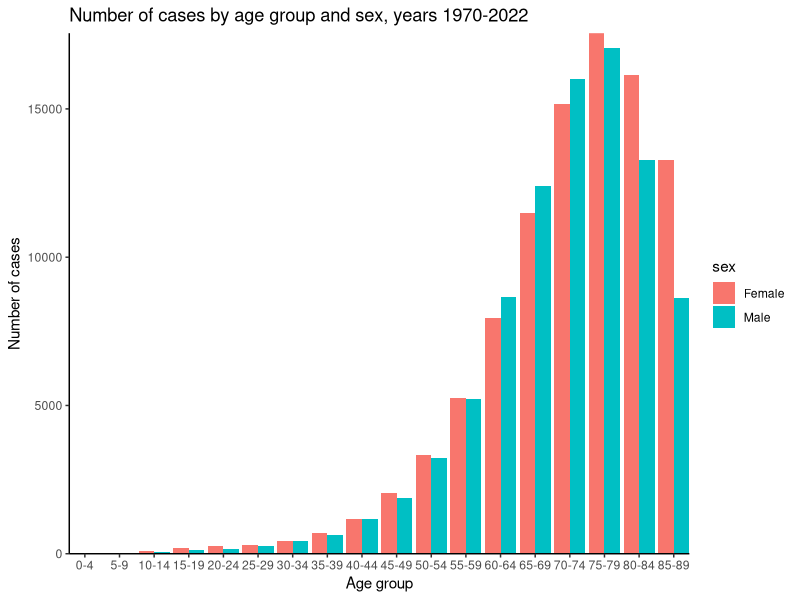
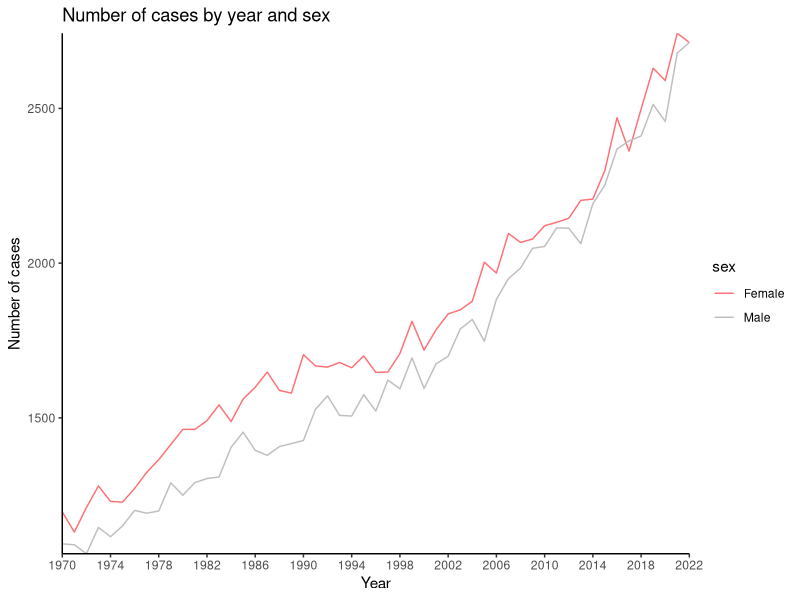
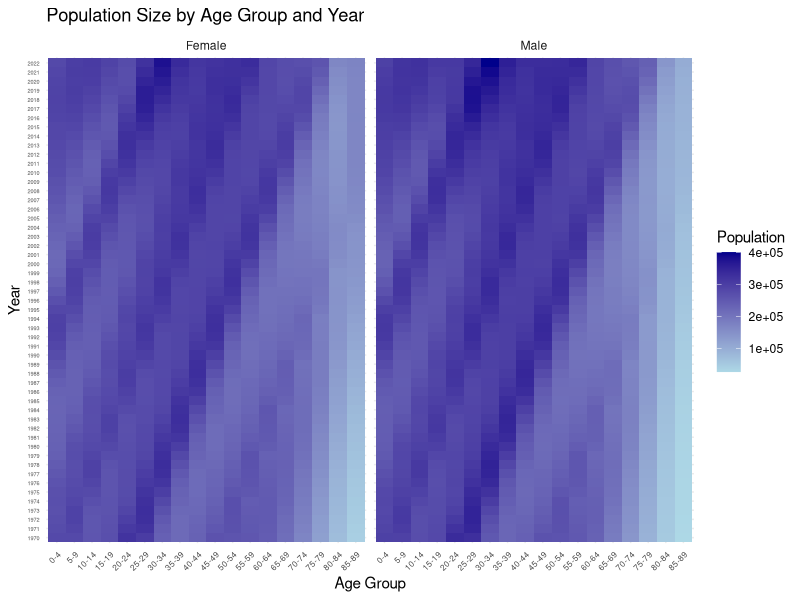
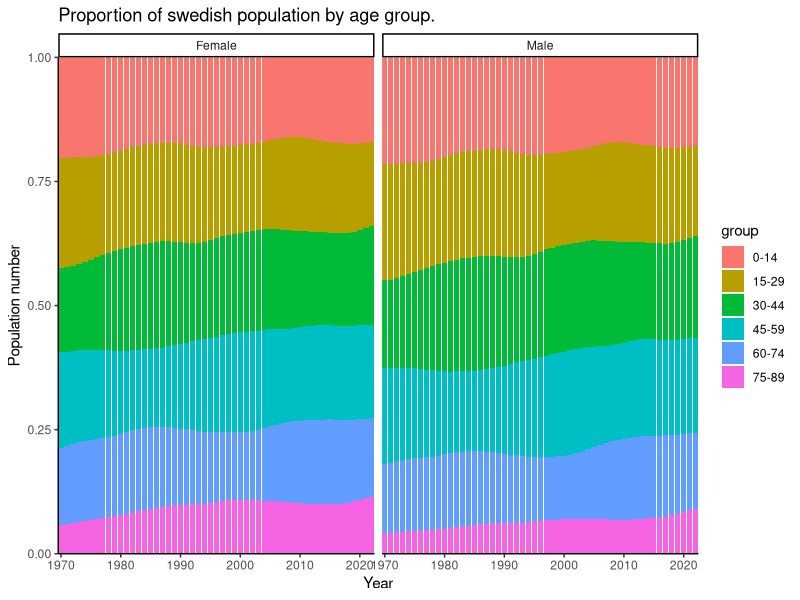
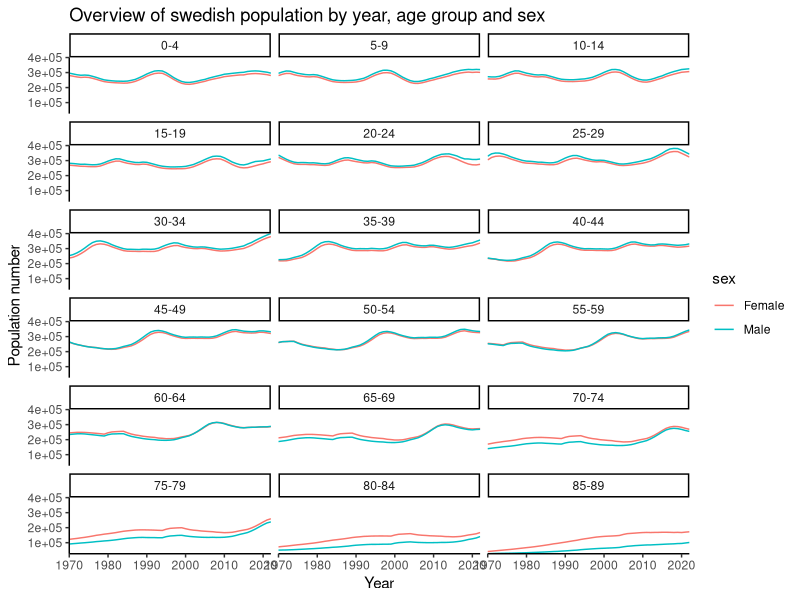
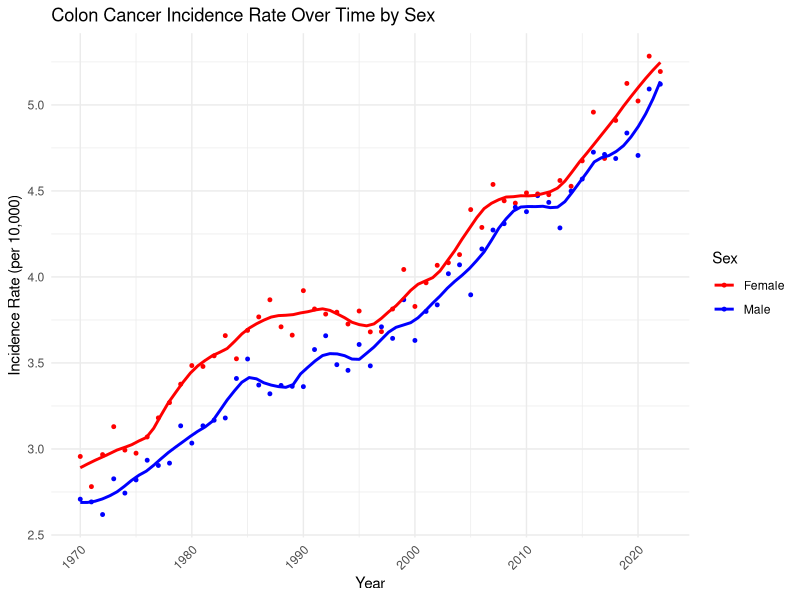
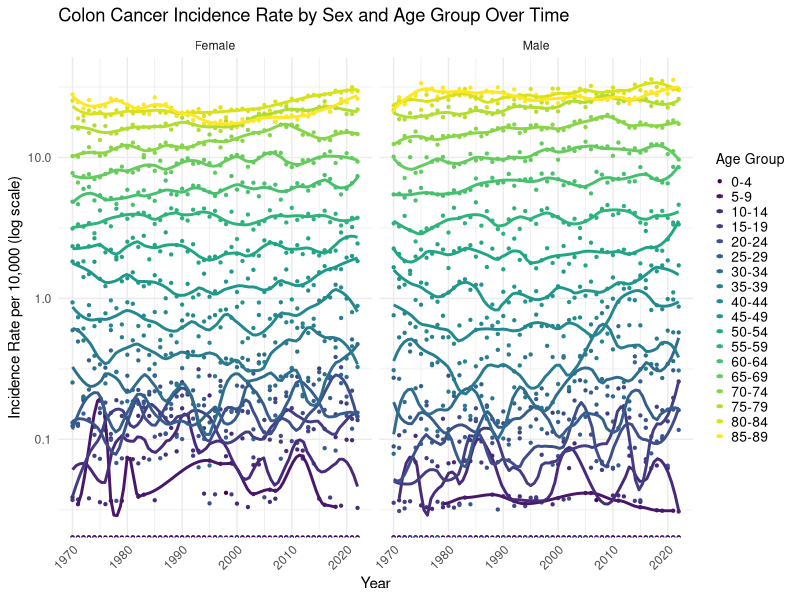
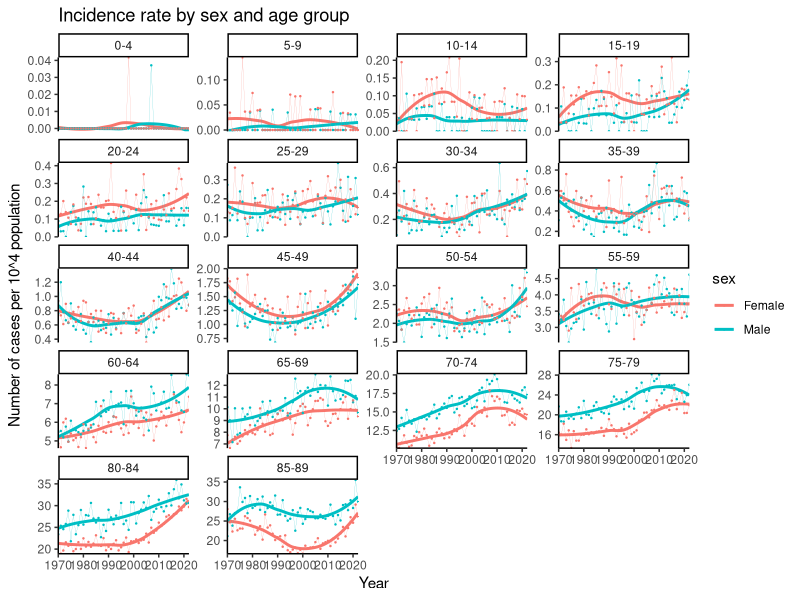

The R source for these figures, in order:
## ---- chunk 1
knitr::opts_chunk$set(warning = FALSE, message = FALSE) 
## ---- chunk 2
library(readr)
library(tidyverse)
library(ggplot2)
library(splines)
## ---- chunk 3
cases <- readr::read_tsv("cases.tsv")
population <- readr::read_tsv("population.tsv")
## ---- chunk 4
cases %>% summary()
# order agegroups 
factor_groups <- cases %>% pull(agegroup) %>% unique()
cases <- cases %>% mutate(agegroup = factor(agegroup, levels = factor_groups)) 
## ---- chunk 5
cases %>% pull(agegroup) %>% unique()
## ---- chunk 6
cases %>% pull(sex) %>% unique()
## ---- chunk 7
cases %>% 
  group_by(agegroup,sex) %>% 
  summarize(n = sum(n)) %>% 
  ungroup() %>% 
  ggplot(aes(x = agegroup, y = n, fill = sex)) +
  geom_bar(stat = "identity", position=position_dodge()) +
  # scale_fill_manual(values=c("#FF7074", 
  #                            "gray"))+
  theme_classic() + 
  coord_cartesian(expand = FALSE) + 
  # add labels and title
  ggtitle("Number of cases by age group and sex, years 1970-2022") +
  xlab("Age group") + ylab("Number of cases")
## ---- chunk 8
cases %>% 
  group_by(year,sex) %>% 
  summarize(n = sum(n)) %>% 
  ungroup() %>% 
  ggplot(aes(x = year, y = n, col = sex)) +
  #geom_point() +
  stat_summary(geom="line")+
  scale_color_manual(values=c("#FF7074", 
                            "gray"))+
  theme_classic() + 
  coord_cartesian(expand = FALSE) + 
  scale_x_continuous(lim = c(1970, 2022), breaks = c(seq(1970, 2022, by = 4)))+
  # add labels and title
  ggtitle("Number of cases by year and sex") +
  xlab("Year") + ylab("Number of cases")
## ---- chunk 9
head(population)
summary(population)
## ---- chunk 10
# Compare age groups
all(unique(cases$agegroup) %in% unique(population$agegroup))

# Compare calendar years
all(unique(cases$year) %in% unique(population$year))
## ---- chunk 11
data_population <- readr::read_tsv("population.tsv")
data_population$agegroup <- factor(data_population$agegroup, levels = c("0-4", "5-9", "10-14", "15-19", 
                                                              "20-24", "25-29", "30-34", "35-39", 
                                                              "40-44", "45-49", "50-54", "55-59", 
                                                              "60-64", "65-69", "70-74", "75-79", 
                                                              "80-84", "85-89"))

# Summarize total cases by year and sex
population_by_year_sex <- data_population %>%
  group_by(year, sex) %>%
  summarize(total_cases = sum(n_pop, na.rm = TRUE), .groups = "drop")

# Heatmap of population size
ggplot(data_population, aes(x = agegroup, y = factor(year), fill = n_pop)) +
  geom_tile() +
  facet_wrap(~sex) +  # Separate plots for males and females
  scale_fill_gradient(low = "lightblue", high = "darkblue", name = "Population") +
  labs(
    title = "Population Size by Age Group and Year",
    x = "Age Group",
    y = "Year"
  ) +
  theme_minimal() +
  theme(
    axis.text.x = element_text(size = 6, angle = 45, hjust = 1),  # Smaller x-axis text
    axis.text.y = element_text(size = 4)                         # Smaller y-axis text
  )
## ---- chunk 12
population <- population %>%  mutate(agegroup = factor(agegroup, levels = factor_groups)) 
## ---- chunk 13
population %>%
  mutate(group = case_when(
    agegroup %in% factor_groups[1:3] ~ "0-14",
    agegroup %in% factor_groups[4:6] ~ "15-29",
    agegroup %in% factor_groups[7:9] ~ "30-44",
    agegroup %in% factor_groups[10:12] ~ "45-59",
    agegroup %in% factor_groups[13:15] ~ "60-74",
    agegroup %in% factor_groups[16:18] ~ "75-89",
    TRUE ~ NA
    )
    ) %>%
  ggplot(aes(x = year, y = n_pop, fill = group)) +
  facet_wrap(~sex, ncol = 2) +
  geom_bar(position="fill", stat="identity") +
  theme_classic() +
  coord_cartesian(expand = FALSE) +
  # add labels and title
  ggtitle("Proportion of swedish population by age group.") +
  xlab("Year") + ylab("Population number")
## ---- chunk 14
population %>%
  ggplot(aes(x = year, y = n_pop, color = sex)) +
  facet_wrap(~agegroup, ncol = 3) +
  stat_summary(geom="line")+
  theme_classic() +
  coord_cartesian(expand = FALSE) +
  # add labels and title
  ggtitle("Overview of swedish population by year, age group and sex") +
  xlab("Year") + ylab("Population number")
## ---- chunk 15
# merging datasets
cases_pop <- cases %>% left_join(population) 
## ---- chunk 16
cases_pop %>% head()
## ---- chunk 17
# cases by year and sex
cases_ys <- cases %>% 
  group_by(year, sex) %>% 
  summarize(n = sum(n)) %>% 
  ungroup()

# population by year and sex
population_ys <- population %>% 
  group_by(year, sex) %>% 
  summarize(n_pop = sum(n_pop)) %>% 
  ungroup()

merged <- cases_ys %>% 
  left_join(population_ys) 
## ---- chunk 18
# rate per hundred thousand population, dataset with age
cases_pop <- cases_pop %>% 
  # rate per 10^4 population
  mutate(rate = 10^4 * n/n_pop)

# rate per ten thousand population, dataset without age
# create dataset without age variable
cases_pop_ys <- merged %>% 
    # rate per 10^4 population
  mutate(rate = 10^4 * n/n_pop)
## ---- chunk 19
# Merge the cases and population data
merged_data <- cases %>%
  inner_join(data_population, by = c("year", "agegroup", "sex"))

# Summarize the total cases and population size by year and sex
summary_data <- merged_data %>%
  group_by(year, sex) %>%
  summarize(
    total_cases = sum(n, na.rm = TRUE),
    total_population = sum(n_pop, na.rm = TRUE),
    .groups = "drop"
  )

## ---- chunk 20
# Calculate incidence rate for detailed data
merged_data <- merged_data %>%
  mutate(incidence_rate = n / n_pop * 10000)  # Rate per 10000 people

# Calculate incidence rate for summarized data
summary_data <- summary_data %>%
  mutate(incidence_rate = total_cases / total_population * 10000)  # Rate per 10000 people
## ---- chunk 21
# Plot incidence rate over time with smoother (separately for males and females)
ggplot(summary_data, aes(x = year, y = incidence_rate, color = sex)) +
  geom_point(size = 1) +  # Points for visibility
  geom_smooth(method = "loess", span = 0.2, se = FALSE, linetype = "solid") +  # Smoothing with LOESS
  scale_color_manual(values = c("Male" = "blue", "Female" = "red")) +
  labs(
    title = "Colon Cancer Incidence Rate Over Time by Sex",
    x = "Year",
    y = "Incidence Rate (per 10,000)",
    color = "Sex"
  ) +
  theme_minimal() +
  theme(axis.text.x = element_text(angle = 45, hjust = 1))
## ---- chunk 22
# Plot incidence rates over time by sex and age group with smoothed lines
ggplot(merged_data, aes(x = year, y = incidence_rate, color = agegroup, group = agegroup)) +
  geom_point(size = .8) +  # Points for visibility
  scale_y_log10() +
  geom_smooth(method = "loess", span = 0.2, se = FALSE, linetype = "solid") +  # Smoothing with LOESS
  facet_wrap(~sex) +  # Separate plots for males and females
  scale_color_viridis_d(name = "Age Group") +  # Use viridis color scale for age groups
  labs(
    title = "Colon Cancer Incidence Rate by Sex and Age Group Over Time",
    x = "Year",
    y = "Incidence Rate per 10,000 (log scale)",
    color = "Age Group"
  ) +
  theme_minimal() +
  theme(axis.text.x = element_text(angle = 45, hjust = 1)) +
  theme(
    axis.text.x = element_text(angle = 45, hjust = 1),
    legend.key.size = unit(.2, "cm"),  # Reduce size of legend keys (symbols)
    legend.text = element_text(size = 10),  # Reduce size of legend text
    legend.title = element_text(size = 10)  # Adjust size of legend title
  ) 
## ---- chunk 23
cases_pop %>% 
  ggplot(aes(x = year, y = rate, color = sex)) +
  facet_wrap(~ agegroup , ncol = 4, scales = "free_y") +
  # smooth the curve
  geom_smooth(se = FALSE) +
  # non smoothed data
  geom_point(size = 0.2) +
  stat_summary(geom="line", size = 0.05) +
  theme_classic() + 
  coord_cartesian(expand = FALSE) + 
  #scale_x_continuous(lim = c(1970, 2022), breaks = c(seq(1970, 2022, by = 4))) +
  # add labels and title
  ggtitle(paste("Incidence rate by sex and age group")) + 
  xlab("Year") + ylab("Number of cases per 10^4 population") 
  
## ---- chunk 24
poisson_model <- cases_pop_ys %>%  
  glm(formula = n ~ year + sex + offset(log(n_pop)), family = "poisson")
summary(poisson_model)
## ---- chunk 25
toplot <- cases_pop_ys %>% 
  add_column(fitted = poisson_model$fitted.values) %>% 
  mutate(fitted_rate = 10^4* fitted/n_pop)

toplot %>% 
  pivot_longer(cols = c(rate, fitted_rate), names_to = "type") %>% 
  ggplot(aes(x = year, y = value)) +
  geom_point(aes(color = type), size = 0.5) +
  facet_wrap(~sex, ncol = 2) +
  theme_classic() + 
  coord_cartesian(expand = FALSE) + 
  #scale_x_continuous(lim = c(1970, 2022), breaks = c(seq(1970, 2022, by = 4))) +
  # add labels and title
  ggtitle("Incidence rate by year and sex, fitted and observed values") +
  xlab("Year") + ylab("Number of cases per 10^4 population") 
## ---- chunk 26
# Extract model coefficients 
coefficients <- coef(poisson_model) 
intercept <- coefficients["(Intercept)"] 
year_coeff <- coefficients["year"] 
sex_coeff <- coefficients["sexMale"]

# Calculate log incidence rate and incidence rate for 1970 and 2020
incidence_1970_male <- exp(intercept + year_coeff * 1970 + sex_coeff)
incidence_1970_female <- exp(intercept + year_coeff * 1970 )
incidence_2020_male <- exp(intercept + year_coeff * 2020 + sex_coeff) 
incidence_2020_female <- exp(intercept + year_coeff * 2020)

# Print results
incidence_1970_male
## ---- chunk 27
incidence_1970_female
## ---- chunk 28
incidence_2020_male
## ---- chunk 29
incidence_2020_female
## ---- chunk 30
poisson_model_age <- cases_pop %>% 
  mutate(agegroup = factor(agegroup, levels = factor_groups)) %>% 
  glm(formula = n ~ year*sex + year*agegroup + agegroup * sex + offset(log(n_pop)), family = "poisson")

# View the summary of the model
summary(poisson_model_age)
## ---- chunk 31
# Extract model coefficients
coefficients <- coef(poisson_model_age)

# males
rate_1970_male <- exp( 
  #intercept 
  coefficients["(Intercept)"] +
  #year
  coefficients["year"] * 1970 +
  #male
  coefficients["sexMale"] * 1 +
  #age 70-74
  coefficients["agegroup70-74"] * 1 +
  # year*sex
  coefficients["year:sexMale"] * 1970 * 1 +
  # year*age 70-74 
  coefficients["year:agegroup70-74"] * 1970 * 1 + 
  # sex*age 70-74 
  coefficients["sexMale:agegroup70-74"] * 1 * 1)

rate_1970_female <- exp( 
  #intercept 
  coefficients["(Intercept)"] +
  #year
  coefficients["year"] * 1970 +
  #female
  coefficients["sexMale"] * 0 +
  #age 70-74
  coefficients["agegroup70-74"] * 1 +
  # year*sex
  coefficients["year:sexMale"] * 1970 * 0 +
  # year*age 70-74 
  coefficients["year:agegroup70-74"] * 1970 * 1 + 
  # sex*age 70-74 
  coefficients["sexMale:agegroup70-74"] * 0 * 1)

rate_2020_male <- exp( 
  #intercept 
  coefficients["(Intercept)"] + 
  #year
  coefficients["year"] * 2020 +
  #male
  coefficients["sexMale"] * 1 +
  #age 70-74
  coefficients["agegroup70-74"] * 1 +
  # year*sex
  coefficients["year:sexMale"] * 2020 * 1 +
  # year*age 70-74 
  coefficients["year:agegroup70-74"] * 2020 * 1 + 
  # sex*age 70-74 
  coefficients["sexMale:agegroup70-74"] * 1 * 1)

rate_2020_female <- exp(
  #intercept
  coefficients["(Intercept)"] + 
  #year
  coefficients["year"] * 2020 +
  #female
  coefficients["sexMale"] * 0 +
  #age 70-74
  coefficients["agegroup70-74"] * 1 +
  # year*sex
  coefficients["year:sexMale"] * 2020 * 0 +
  # year*age 70-74 
  coefficients["year:agegroup70-74"] * 2020 * 1 + 
  # sex*age 70-74 
  coefficients["sexMale:agegroup70-74"] * 0 * 1)
## ---- chunk 32
rate_1970_male
## ---- chunk 33
rate_1970_female
## ---- chunk 34
rate_2020_male
## ---- chunk 35
rate_2020_female
## ---- chunk 36
toplot <- cases_pop %>% 
  add_column(fitted = poisson_model_age$fitted.values) %>% 
  mutate(fitted_rate = 10^4* fitted/n_pop)
  
toplot %>% 
  #pivot_longer(cols = c(rate, fitted_rate), names_to = "type") %>% 
  filter(agegroup %in% c("50-54", "70-74" , "85-89")) %>% 
  ggplot(aes(x = year, color = agegroup)) +
  geom_point(aes(y = rate), size = 0.5) +
  geom_line(aes(y = fitted_rate))+
  scale_y_log10()+
  facet_wrap(~sex, ncol = 2) +
  theme_classic() + 
  coord_cartesian(expand = FALSE) + 
  #scale_x_continuous(lim = c(1970, 2022), breaks = c(seq(1970, 2022, by = 4))) +
  # add labels and title
  ggtitle("Incidence rate by year, age group and sex, fitted and observed values") +
  xlab("Year") + ylab("Number of cases per 10^4 population (log scale)") 
## ---- chunk 37
# Merge cases and population data frames
merged_data <- merge(cases, population, by = c("agegroup", "sex", "year"))
print(head(merged_data,n=5))

merged_data <- merged_data %>%
  mutate(
    incidence_rate = (n / n_pop) * 100000,
    age_midpoint = as.numeric(sub("-.*", "", agegroup)) + 2,
    sex = factor(sex)
      )

# Print column names to verify
print(colnames(merged_data))

# Plotting the relationship between mid age and incidence rate
ggplot(merged_data, aes(x = age_midpoint, y = incidence_rate)) +
  geom_point(alpha = 0.5, size = .1, position = position_jitter(w = 1,4, h = 0)) +
  geom_smooth(method = "loess", se = FALSE) +
  facet_wrap(~ sex) +
  labs(title = "Incidence Rate by Age, with dots corresponding to different calendar years",
       x = "Mid Age of Age Group",
       y = "Incidence Rate (Cases / Total Population)") +
  theme_minimal()
## ---- chunk 38
# Fitting a generalized linear model using splines
splines_model <- glm(
  formula = n ~ bs(year, df = 4)*bs(age_midpoint, df = 4)  * sex + offset(log(n_pop)),
  data = merged_data,
  family = poisson()
)

summary(splines_model)

# Assuming you have your merged data as 'merged_data' and fitted model as 'model'
# Create a new data frame for predictions
age_groups <- c(52, 72, 87)
sex_groups <- c("Female", "Male")
years <- unique(merged_data$year)  # Get all unique years from your data

# Create an empty data frame to store predictions
prediction_data <- expand.grid(
  year = years,
  age_midpoint = age_groups,
  sex = sex_groups
)

# Add population to avoid warnings (use dummy values as predictions will standardize population)
prediction_data$n_pop <- 1


# Use the predict() function to generate predicted values
prediction_data$predicted_incidence <- predict(splines_model, newdata = prediction_data, type = "response")


prediction_data %>% 
  mutate(predicted_incidence = 10^4 * predicted_incidence
         ) %>% 
ggplot(aes(x = year, y = predicted_incidence, color = sex, linetype = as.factor(age_midpoint))) +
  geom_line(size = 1.2) + 
  scale_y_log10() +
  labs(title = "Predicted Incidence Rates across Calendar Time",
       x = "Calendar Year",
       y = "Predicted Incidence Rate per 10,000 population (log scale)") +
  scale_color_manual(values = c("blue", "red")) + 
  scale_linetype_manual(values = c("solid", "dashed", "dotted")) +
  theme_minimal() +
  theme(legend.title = element_blank()) +
  theme(legend.position = "bottom")

# Compare with observed values
observed_data <- merged_data %>%
  filter(age_midpoint %in% c(52, 72, 87)) %>%
  group_by(year, age_midpoint, sex) %>%
  summarize(observed_rate = sum(n) / sum(n_pop))


# Combine predicted and observed data
comparison_data <- left_join(prediction_data, observed_data, by = c("year", "age_midpoint", "sex"))

comparison_data %>% 
  mutate(predicted_incidence = 10^4 * predicted_incidence,
         observed_rate = 10^4 * observed_rate) %>% 
  ggplot(aes(x = year)) +
  geom_line(aes(y = predicted_incidence, color = "Predicted"), size = 1) +
  geom_point(aes(y = observed_rate, color = "Observed"), size = 1) +
  facet_wrap(~ age_midpoint + sex, scales = "free_y") +
  labs(
    title = "Comparison of Predicted and Observed Incidence Rates",
    x = "Calendar Year",
    y = "Incidence Rate per 10,000 population",
    color = "Legend"
  ) +
  scale_color_manual(values = c("Predicted" = "blue", "Observed" = "red")) +
  theme(axis.text.x =  element_text(angle=45, hjust=1))
## ---- chunk 39
# reference values for male and female population
standard_pop <- population %>%
  filter(year == 2022) %>%  
  rename(ref_pop = n_pop) %>% 
  select(-year)

# reference value for total male population 
tot_male <- standard_pop %>% 
  filter(sex == "Male") %>% 
  pull(ref_pop) %>% sum()

# reference value for total female population 
tot_female <- standard_pop %>% 
  filter(sex == "Female") %>% 
  pull(ref_pop) %>% sum()
## ---- chunk 40

age_standardised_rates <- cases_pop %>% 
  select(-rate) %>% 
  left_join(standard_pop) %>% 
  # add number of cases obtained if population number was ref_pop
  mutate(cases_ref_pop = ref_pop * n/n_pop) %>% 
  # for each year, compute total (sum over agegroups) and divide by total reference population
  # keep male and female categories 
  group_by(year, sex) %>% 
  # sum over agegroups 
  summarize(sum_ages = sum(cases_ref_pop, na.rm = TRUE)) %>% 
  mutate(standardised_rate = case_when(sex == "Female" ~ sum_ages/tot_female,
                                       sex == "Male" ~ sum_ages/tot_male,
                                       TRUE ~ NA)
         ) %>% 
  select(-sum_ages) %>% 
  # rescale
  mutate(standardised_rate = 10^4 * standardised_rate)
## ---- chunk 41
age_standardised_rates %>% 
   ggplot(aes(x = year, y = standardised_rate, color = sex)) +
  # smooth the curve
  geom_smooth() +
  # non smoothed data
  geom_point(size = 0.5) +
  stat_summary(geom="line") +
  theme_classic() + 
  coord_cartesian(expand = FALSE) + 
  scale_x_continuous(lim = c(1970, 2022), breaks = c(seq(1970, 2022, by = 4))) +
  # add labels and title
  ggtitle("Standardised incidence rate: cases per 10^4 population by year and sex") +
  xlab("Year") + ylab("Number of cases per 10^4 population - standardised")
## ---- chunk 42
cases_pop_ys %>% 
  filter(sex == "Female") %>% 
  left_join(age_standardised_rates) %>% 
  select(year, sex, rate, standardised_rate) %>% 
  pivot_longer(cols = c(rate, standardised_rate), names_to = "type") %>% 
  ggplot(aes(x = year, y = value, color = type))+
  # smooth the curve
  geom_smooth() +
  # non smoothed data
  geom_point(size = 0.5) +
  stat_summary(geom="line") +
  theme_classic() + 
  coord_cartesian(expand = FALSE) + 
  scale_x_continuous(lim = c(1970, 2022), breaks = c(seq(1970, 2022, by = 4))) +
  # add labels and title
  ggtitle("Standardised vs non standarsised incidence rate - female population") +
  xlab("Year") + ylab("Number of cases per 10^4 population")
## ---- chunk 43
cases_pop_ys %>% 
  filter(sex == "Male") %>% 
  left_join(age_standardised_rates) %>% 
  select(year, sex, rate, standardised_rate) %>% 
  pivot_longer(cols = c(rate, standardised_rate), names_to = "type") %>% 
  ggplot(aes(x = year, y = value, color = type))+
  # smooth the curve
  geom_smooth() +
  # non smoothed data
  geom_point(size = 0.5) +
  stat_summary(geom="line") +
  theme_classic() + 
  coord_cartesian(expand = FALSE) + 
  scale_x_continuous(lim = c(1970, 2022), breaks = c(seq(1970, 2022, by = 4))) +
  # add labels and title
  ggtitle("Standardised vs non standarsised incidence rate - male population") +
  xlab("Year") + ylab("Number of cases per 10^4 population")
## ---- chunk 44

cases_pop_fit <- cases_pop %>% 
  select(-rate, -n) %>% 
  # replace number of cases with fitted number of cases, which should already be in the right order
  add_column(n_fit = poisson_model_age$fitted.values)

# repeat question 11
age_standardised_rates_fit <- cases_pop_fit %>% 
  left_join(standard_pop) %>% 
  # add number of cases obtained if population number was ref_pop
  mutate(cases_ref_pop = ref_pop * n_fit/n_pop) %>% 
  # for each year, compute total (sum over agegroups) and divide by total reference population
  # keep male and female categories 
  group_by(year, sex) %>% 
  # sum over agegroups 
  summarize(sum_ages = sum(cases_ref_pop, na.rm = TRUE)) %>% 
  ungroup() %>% 
  mutate(standardised_rate_fit = case_when(sex == "Female" ~ sum_ages/tot_female,
                                       sex == "Male" ~ sum_ages/tot_male,
                                       TRUE ~ NA)
         ) %>% 
  select(-sum_ages) %>% 
  # rescale
  mutate(standardised_rate_fit = 10^4 * standardised_rate_fit)
## ---- chunk 45
cases_pop_ys %>% 
  filter(sex == "Female") %>% 
  left_join(age_standardised_rates) %>% 
  left_join(age_standardised_rates_fit) %>% 
  select(year, sex, rate, standardised_rate, standardised_rate_fit) %>% 
  pivot_longer(cols = c(rate, standardised_rate, standardised_rate_fit), names_to = "type") %>% 
  #filter(type == "standardised_rate_fit") %>% 
  ggplot(aes(x = year, y = value, color = type))+
  # smooth the curve
  geom_smooth(se = FALSE) +
  # non smoothed data
  geom_point(size = 1) +
  theme_classic() + 
  coord_cartesian(expand = FALSE) + 
  scale_x_continuous(lim = c(1970, 2022), breaks = c(seq(1970, 2022, by = 4))) +
  # add labels and title
  ggtitle("Standardised vs non standarsised incidence rate - female population") +
  xlab("Year") + ylab("Number of cases per 10^4 population")
## ---- chunk 46
cases_pop_ys %>% 
  filter(sex == "Male") %>% 
  left_join(age_standardised_rates) %>% 
  left_join(age_standardised_rates_fit) %>% 
  select(year, sex, rate, standardised_rate, standardised_rate_fit) %>% 
  pivot_longer(cols = c(rate, standardised_rate, standardised_rate_fit), names_to = "type") %>% 
  ggplot(aes(x = year, y = value, color = type))+
  # smooth the curve
  geom_smooth(se = FALSE) +
  # non smoothed data
  geom_point(size = 1) +
  theme_classic() + 
  coord_cartesian(expand = FALSE) + 
  scale_x_continuous(lim = c(1970, 2022), breaks = c(seq(1970, 2022, by = 4))) +
  # add labels and title
  ggtitle("Standardised vs non standarsised incidence rate - male population") +
  xlab("Year") + ylab("Number of cases per 10^4 population")
